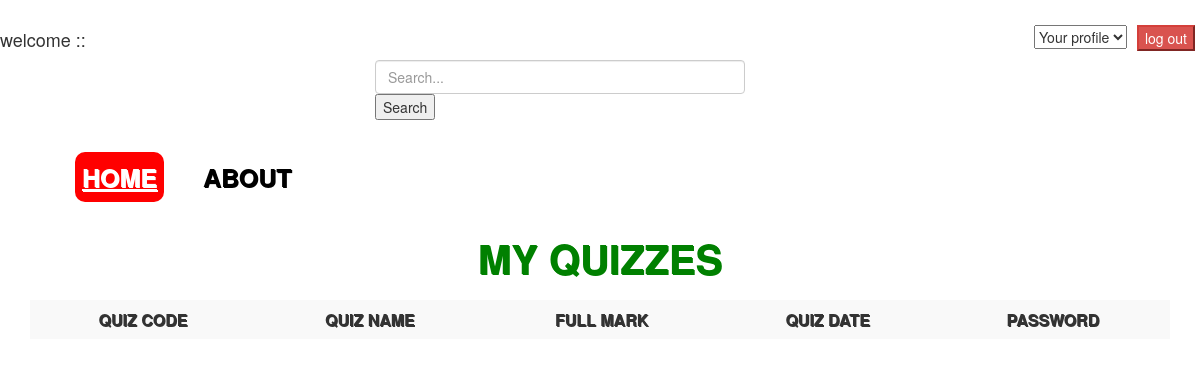
Page /view/myquizzes.php?name=dr.maher on the earlier database version.
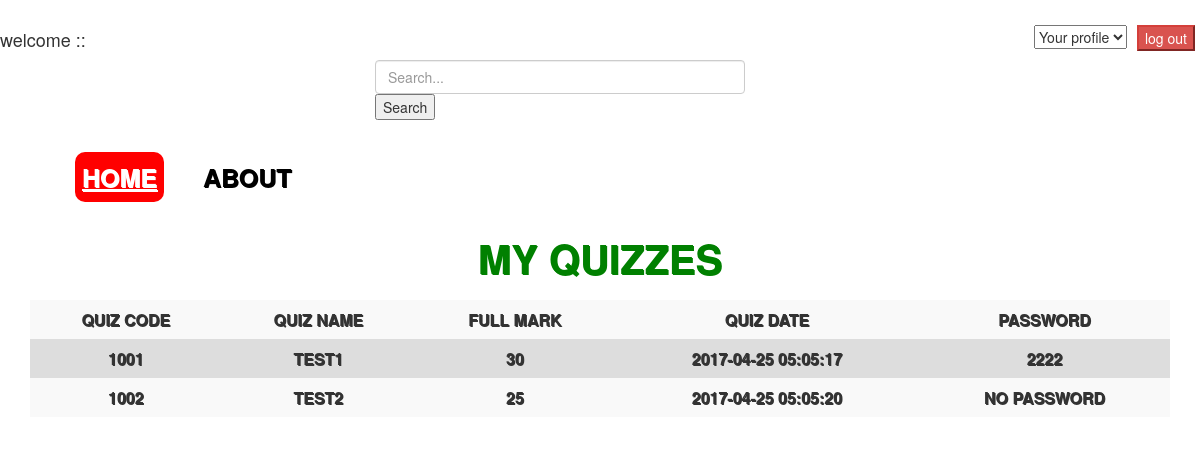
Same page on the later database version.
### tables this page shows
CREATE TABLE `quizzes` (
  `quiz_id` int(11) NOT NULL,
  `quiz_name` varchar(100) NOT NULL,
  `doctor_id` int(11) NOT NULL,
  `password` int(11) DEFAULT NULL,
  `date` timestamp NOT NULL DEFAULT CURRENT_TIMESTAMP ON UPDATE CURRENT_TIMESTAMP,
  `full_mark` int(11) NOT NULL,
  `doctor_name` varchar(100) NOT NULL
);

### controller/MyQuizzesOperations.php (called while the page is built, shortened)
<?php
class MyQuizzesOperations {
    public static function getMyQuizzes($doctorName) {
        include '../include/vars.php';
        $conn = new mysqli($host, $username, $password, $dbname);
        $query = "SELECT quiz_id, quiz_name, full_mark, date, password from quizzes "
                . "where doctor_name = '" . $doctorName . "'";
        $result = mysqli_query($conn, $query);
        if (mysqli_error($conn)) {
            echo 'My Quizzes OperationsError !!';
            return NULL;
        } else {
            return $result;
        }
    }
}
?>

### view/myQuizzes.php (the view, shortened to what this page needs)
<html>
    <head>
        <link href="../recources/css/bootstrap.css" rel="stylesheet" type="text/css"/>
        <link href="../recources/css/style1.css" rel="stylesheet" type="text/css"/>
    </head>
    <body >
        <?php include './header.php'; ?>
        <?php
        if (isset($_GET['name'])) {
            $doctorName = $_GET['name'];
        } else {
            $doctorName = $_SESSION['username'];
        }
        ?>
        <div class="container">
            <h1> My Quizzes <h1>
                    <table class="table-striped">
                        <tr>
                            <td>Quiz Code</td>
                            <td>Quiz Name</td>
                            <td>Full Mark</td>
                            <td>Quiz Date</td>
                            <td>Password</td>
                        </tr>
                        <?php
                        include '../controller/MyQuizzesOperations.php';
                        $reult = MyQuizzesOperations::getMyQuizzes($doctorName);
                        if (!$reult) {
                            echo 'error2';
                        } else {
                            while ($row = mysqli_fetch_array($reult, 1)) {
                                echo "<tr>";
                                echo "<td>" . $row['quiz_id'] . "</td>";
                                echo "<td>" . $row['quiz_name'] . "</td>";
                                echo "<td>" . $row['full_mark'] . "</td>";
                                echo "<td>" . $row['date'] . "</td>";
                                if ($row['password']) {
                                    echo "<td>" . $row['password'] . "</td>";
                                } else {
                                    echo "<td>" . 'No Password' . "</td>";
                                }
                                echo "</tr>";
                            }
                        }
                        ?>
                    </table>
                    </div>
                    <link href="../recources/js/bootstrap.min.js" rel="stylesheet" type="text/javascript"/>
                    </body>
                    </html>

Differences in the rows shown:
now on this page (row edited): quizzes: quiz_id "1001", quiz_name "TEST1", full_mark "30", date "2017-04-25 05:05:17", password "2222"
now on this page (row edited): quizzes: quiz_id "1002", quiz_name "TEST2", full_mark "25", date "2017-04-25 05:05:20", shows "NO PASSWORD"
